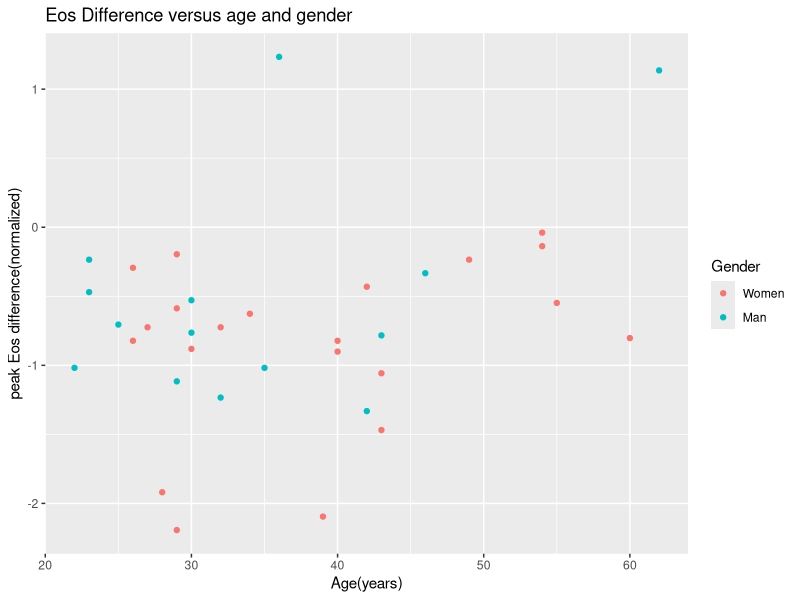
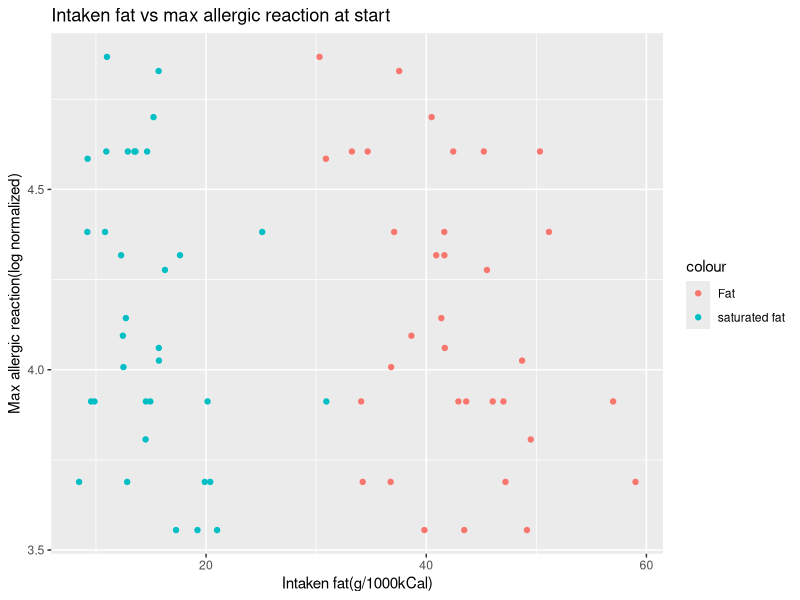
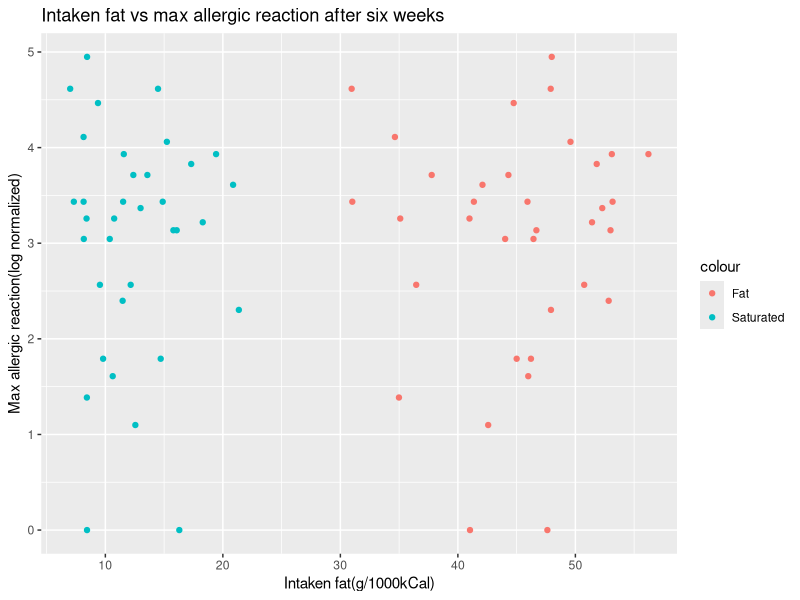
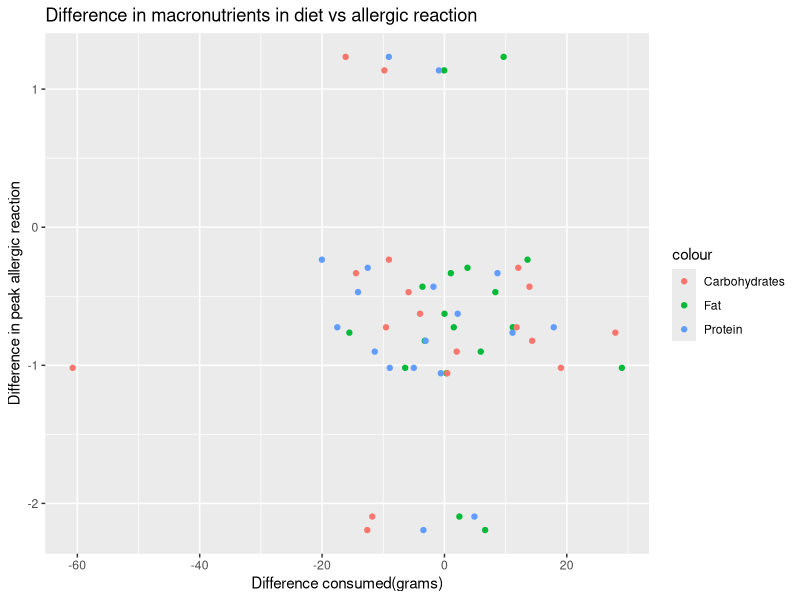
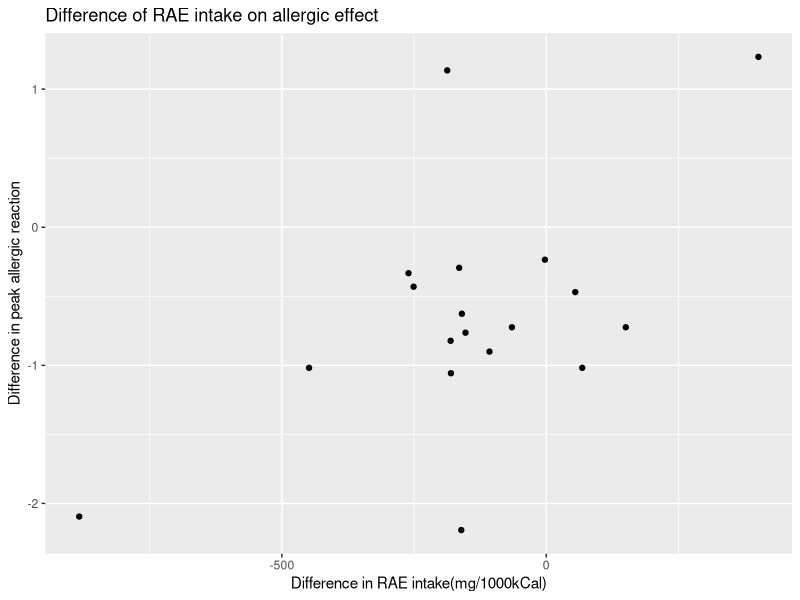
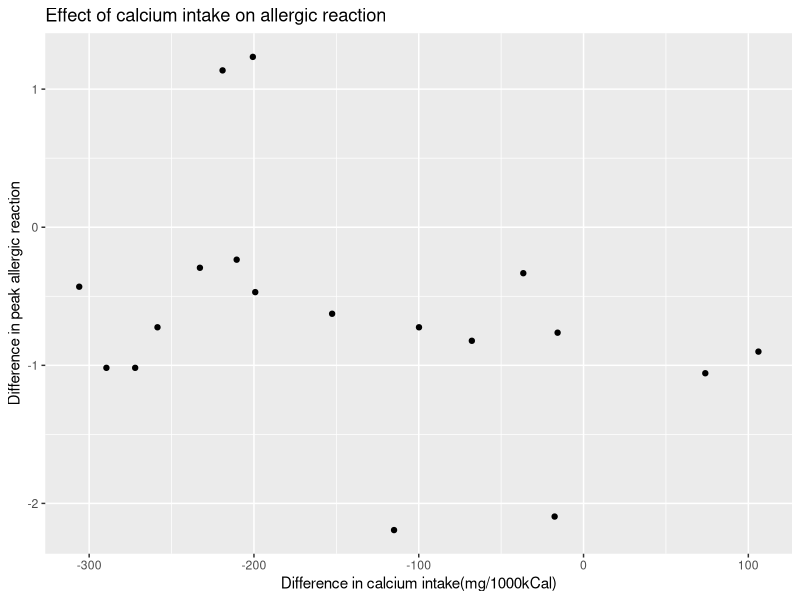
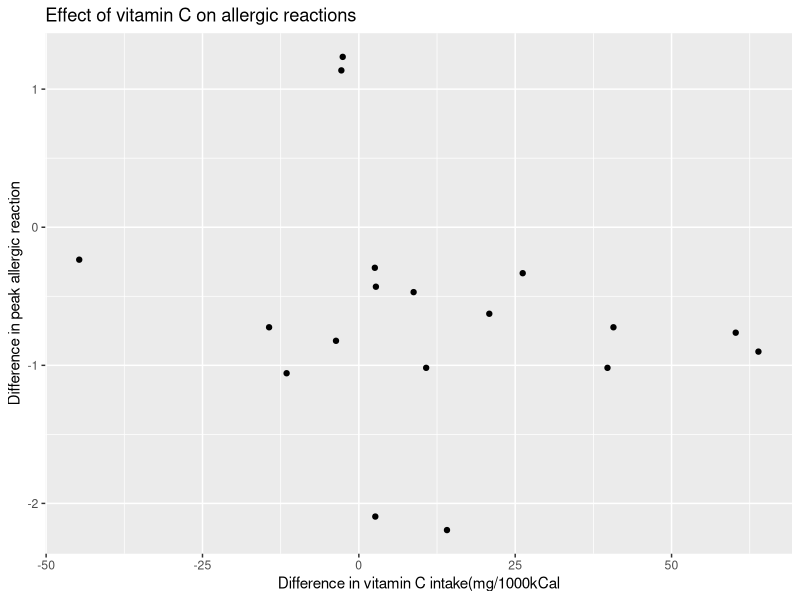
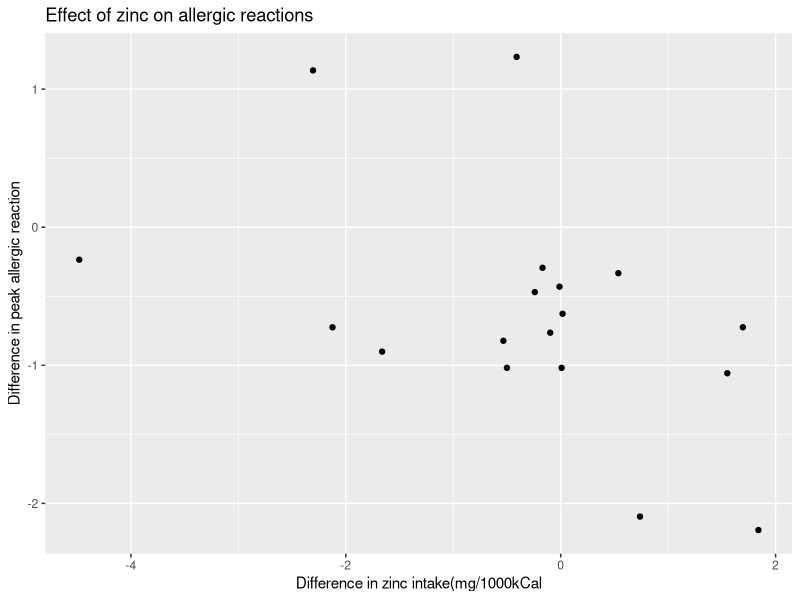

Reproduce these figures in R, in order.
## ---- chunk 1
knitr::opts_chunk$set(echo = TRUE)
## ---- chunk 2
library(haven)
raw_Data <- read_sav("Datafile.sav")
## ---- chunk 3
# removing every record after patient number 52(SET_IDnr == 52), which is the 40th entry
# removing patients that dropped out
no.data.patients <- c(10, 14, 23, 30, 32, 41:79)
# selecting columns with information about the patients
patient.characteristics <- c(1, 3, 5, 6, 64)
# variables about primary outcome and diet of patient
data.variables <- c(46, 630, 631, 737:853)
Data <- raw_Data[-no.data.patients, c(patient.characteristics, data.variables)]
# Changing gender to man and women as the raw data had gender as 0 and 1
Data$Gender <- factor(Data$Gender, labels = c("Women", "Man"))
## ---- chunk 4
# Calculating the difference in peakEos
peakEosDiff <- raw_Data$PeakEosSixwk_Max[-no.data.patients] - raw_Data$PeakEosBaseline_Max[-no.data.patients]
# Normalizing the data
LNpeakEosDiff <- scale(peakEosDiff, 2)[,1]
# Adding data to data
EosDiffData <- data.frame("peakEosDiff" = peakEosDiff,
                          "LNpeakEosDiff" = LNpeakEosDiff)
cleanData <- cbind(Data, EosDiffData)
## ---- chunk 5
correlation <- cor(x = cleanData$LNpeakEosDiff, y = Data[-3], use = "complete.obs")
sort(correlation[1,])
## ---- chunk 6
library(ggplot2)
ggplot(data = cleanData) + geom_point(aes(Age, LNpeakEosDiff, color = Gender)) + ggtitle("Eos Difference versus age and gender") + xlab("Age(years)") + ylab("peak Eos difference(normalized)")
## ---- chunk 7
fatBaseline <- geom_point(aes(Ekcal.B.Fat.gr, LN_PeakEosBaseline_Max, color = "Fat"))
fatSixwk <- geom_point(aes(Ekcal.sixwk.Fat.gr, LN_PeakEosSixwk_Max, color = "Fat"))
satFatBaseline <- geom_point(aes(Ekcal.B.Sat.fat.gr, LN_PeakEosBaseline_Max, color = "saturated fat"))
satFatSixwk <- geom_point(aes(Ekcal.sixwk.Sat.fat.gr, LN_PeakEosSixwk_Max, color = "Saturated"))
ggplot(data = cleanData) + fatBaseline + satFatBaseline + ggtitle("Intaken fat vs max allergic reaction at start") + ylab("Max allergic reaction(log normalized)") + xlab("Intaken fat(g/1000kCal)")
ggplot(data = cleanData) + fatSixwk + satFatSixwk + ggtitle("Intaken fat vs max allergic reaction after six weeks") + ylab("Max allergic reaction(log normalized)") + xlab("Intaken fat(g/1000kCal)")
## ---- chunk 8
fatdiffpoints <- geom_point(aes(Dif_Fat_g, LNpeakEosDiff, color = "Fat"))
carbdiffpoints <- geom_point(aes(Dif_Carbohyrdate_gr, LNpeakEosDiff, color = "Carbohydrates"))
proteindiffpoints <- geom_point(aes(Dif_Protein_gr, LNpeakEosDiff, color = "Protein"))
ggplot(data = cleanData) + fatdiffpoints + carbdiffpoints + proteindiffpoints + ggtitle("Difference in macronutrients in diet vs allergic reaction") + xlab("Difference consumed(grams)") + ylab("Difference in peak allergic reaction")
## ---- chunk 9
ggplot(data = cleanData) + geom_point(aes(Dif_RAE_mg, LNpeakEosDiff)) + ggtitle("Difference of RAE intake on allergic effect") + xlab("Difference in RAE intake(mg/1000kCal)") + ylab("Difference in peak allergic reaction")
## ---- chunk 10
ggplot(data = cleanData) + geom_point(aes(Dif_Calcium_mg, LNpeakEosDiff)) + ggtitle("Effect of calcium intake on allergic reaction") + xlab("Difference in calcium intake(mg/1000kCal)") + ylab("Difference in peak allergic reaction")
## ---- chunk 11
ggplot(data = cleanData) + geom_point(aes(Dif_VitC_mg, LNpeakEosDiff)) + ggtitle("Effect of vitamin C on allergic reactions") + xlab("Difference in vitamin C intake(mg/1000kCal") + ylab("Difference in peak allergic reaction")
## ---- chunk 12
ggplot(data = cleanData) + geom_point(aes(Dif_Zinc_mg, LNpeakEosDiff)) + ggtitle("Effect of zinc on allergic reactions") + xlab("Difference in zinc intake(mg/1000kCal") + ylab("Difference in peak allergic reaction")
